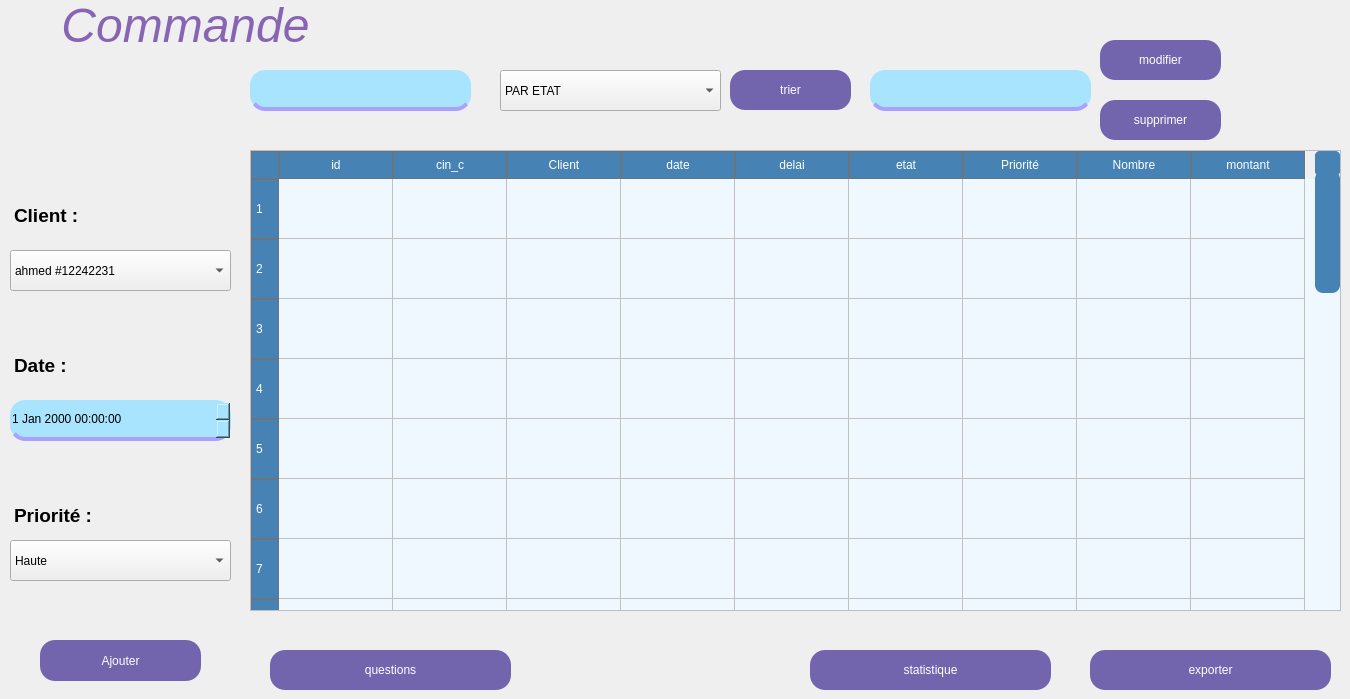
      <widget class="QWidget" name="tab_8">
       <attribute name="title">
        <string>Tab 1</string>
       </attribute>
       <widget class="QComboBox" name="client_com">
        <property name="geometry">
         <rect>
          <x>10</x>
          <y>250</y>
          <width>221</width>
          <height>41</height>
         </rect>
        </property>
        <property name="styleSheet">
         <string notr="true">QComboBox

{
font: 500 10pt &quot;Segoe UI&quot;;
    color:black;
    background-color: rgb(169, 228, 255);
    border:none;
    border-bottom:4px solid rgb(170,160 , 255);
    border-radius:15px;
    padding: 5px;
}

QComboBox:focus
{
    border:4px solid rgb(170,160 , 255);
}



QComboBox QAbstractItemView
{
    background-color: rgb(169, 228, 255);
    color: black;
    selection-background-color: rgb(170,160 , 255);
   selected item */
    selection-color: white; 
    border-radius: 15px; 
    padding: 5px;
}


</string>
        </property>
        <item>
         <property name="text">
          <string>ahmed #12242231</string>
         </property>
        </item>
        <item>
         <property name="text">
          <string>habiba #15553193</string>
         </property>
        </item>
        <item>
         <property name="text">
          <string>anas #13231537</string>
         </property>
        </item>
        <item>
         <property name="text">
          <string/>
         </property>
        </item>
        <item>
         <property name="text">
          <string/>
         </property>
        </item>
       </widget>
       <widget class="QDateTimeEdit" name="date_com">
        <property name="geometry">
         <rect>
          <x>10</x>
          <y>400</y>
          <width>221</width>
          <height>41</height>
         </rect>
        </property>
        <property name="styleSheet">
         <string notr="true">QDateTimeEdit

{
    font: 500 10pt &quot;Segoe UI&quot;;
	color:black;
	background-color: rgb(169, 228, 255);
	border:none;
	border-bottom:4px solid rgb(170,160 , 255) ;
	border-radius:15px;
}

QDateTimeEdit:Focus
{
	border:4px solid rgb(170,160 , 255);
}</string>
        </property>
       </widget>
       <widget class="QComboBox" name="priorite">
        <property name="geometry">
         <rect>
          <x>10</x>
          <y>540</y>
          <width>221</width>
          <height>41</height>
         </rect>
        </property>
        <property name="styleSheet">
         <string notr="true">QComboBox
{
    font: 500 10pt &quot;Segoe UI&quot;;
    color:black;
    background-color: rgb(169, 228, 255);
    border:none;
    border-bottom:4px solid rgb(170,160 , 255);
    border-radius:15px;
    padding: 5px;
}

QComboBox:focus
{
    border:4px solid rgb(170,160 , 255);
}



QComboBox QAbstractItemView
{
    background-color: rgb(169, 228, 255);
    color: black;
    selection-background-color: rgb(170,160 , 255);
   selected item */
    selection-color: white; 
    border-radius: 15px; 
    padding: 5px;
}


</string>
        </property>
        <item>
         <property name="text">
          <string>Haute</string>
         </property>
        </item>
        <item>
         <property name="text">
          <string>Moyenne</string>
         </property>
        </item>
        <item>
         <property name="text">
          <string>Basse</string>
         </property>
        </item>
       </widget>
       <widget class="QPushButton" name="ajouter_com">
        <property name="geometry">
         <rect>
          <x>40</x>
          <y>640</y>
          <width>161</width>
          <height>41</height>
         </rect>
        </property>
        <property name="styleSheet">
         <string notr="true">QPushButton
{
border:none;
color: white;
background-color: rgb(115, 100, 174);
	font: 700 9pt &quot;Segoe UI&quot;;
border-radius:15px;
min-width: 80px; 
    min-height: 30px; 
}

QPushButton:Hover
{
background-color: rgb(75,0,130);
}
QPushButton:pressed
{
border-bottom:5px solid rgb(75,0,130);
}
</string>
        </property>
        <property name="text">
         <string>Ajouter</string>
        </property>
       </widget>
       <widget class="QLineEdit" name="suppmodif_com">
        <property name="geometry">
         <rect>
          <x>870</x>
          <y>70</y>
          <width>221</width>
          <height>41</height>
         </rect>
        </property>
        <property name="styleSheet">
         <string notr="true">QLineEdit
{
	color:black;
	background-color: rgb(169, 228, 255);
	border:none;
	border-bottom:4px solid rgb(170,160 , 255) ;
	border-radius:15px;
}

QLineEdit:Focus
{
	border:4px solid rgb(170,160 , 255);
}</string>
        </property>
       </widget>
       <widget class="QPushButton" name="modifier_com">
        <property name="geometry">
         <rect>
          <x>1100</x>
          <y>40</y>
          <width>121</width>
          <height>40</height>
         </rect>
        </property>
        <property name="styleSheet">
         <string notr="true">QPushButton
{
border:none;
color: white;
background-color: rgb(115, 100, 174);
font: 700 9pt &quot;Segoe UI&quot;;
border-radius:15px;
min-width: 80px; 
min-height: 30px; 
}

QPushButton:Hover
{
background-color: rgb(75,0,130);
}
QPushButton:pressed
{
border-bottom:5px solid rgb(75,0,130);
}


</string>
        </property>
        <property name="text">
         <string>modifier</string>
        </property>
       </widget>
       <widget class="QPushButton" name="supprimer_com">
        <property name="geometry">
         <rect>
          <x>1100</x>
          <y>100</y>
          <width>121</width>
          <height>40</height>
         </rect>
        </property>
        <property name="styleSheet">
         <string notr="true">QPushButton
{
border:none;
color: white;
background-color: rgb(115, 100, 174);
font: 700 9pt &quot;Segoe UI&quot;;
border-radius:15px;
min-width: 80px; 
min-height: 30px; 
}

QPushButton:Hover
{
background-color: rgb(75,0,130);
}
QPushButton:pressed
{
border-bottom:5px solid rgb(75,0,130);
}


</string>
        </property>
        <property name="text">
         <string>supprimer</string>
        </property>
       </widget>
       <widget class="QPushButton" name="exporter_com">
        <property name="geometry">
         <rect>
          <x>1090</x>
          <y>650</y>
          <width>241</width>
          <height>40</height>
         </rect>
        </property>
        <property name="styleSheet">
         <string notr="true">QPushButton
{
border:none;
color: white;
background-color: rgb(115, 100, 174);
font: 700 9pt &quot;Segoe UI&quot;;
border-radius:15px;
min-width: 80px; 
min-height: 30px; 
}

QPushButton:Hover
{
background-color: rgb(75,0,130);
}
QPushButton:pressed
{
border-bottom:5px solid rgb(75,0,130);
}


</string>
        </property>
        <property name="text">
         <string>exporter</string>
        </property>
       </widget>
       <widget class="QTextBrowser" name="client_co">
        <property name="geometry">
         <rect>
          <x>10</x>
          <y>200</y>
          <width>171</width>
          <height>41</height>
         </rect>
        </property>
        <property name="styleSheet">
         <string notr="true">QTextBrowser
{
    background-color: transparent; 
    border: none; 
    color: black; 
}</string>
        </property>
        <property name="html">
         <string>&lt;!DOCTYPE HTML PUBLIC &quot;-//W3C//DTD HTML 4.0//EN&quot; &quot;http://www.w3.org/TR/REC-html40/strict.dtd&quot;&gt;
&lt;html&gt;&lt;head&gt;&lt;meta name=&quot;qrichtext&quot; content=&quot;1&quot; /&gt;&lt;style type=&quot;text/css&quot;&gt;
p, li { white-space: pre-wrap; }
&lt;/style&gt;&lt;/head&gt;&lt;body style=&quot; font-family:'MS Shell Dlg 2'; font-size:8.25pt; font-weight:400; font-style:normal;&quot;&gt;
&lt;p style=&quot; margin-top:0px; margin-bottom:0px; margin-left:0px; margin-right:0px; -qt-block-indent:0; text-indent:0px;&quot;&gt;&lt;span style=&quot; font-family:'Segoe UI'; font-size:14pt; font-weight:696;&quot;&gt;Client :&lt;/span&gt;&lt;/p&gt;&lt;/body&gt;&lt;/html&gt;</string>
        </property>
       </widget>
       <widget class="QTextBrowser" name="date_com_4">
        <property name="geometry">
         <rect>
          <x>10</x>
          <y>350</y>
          <width>91</width>
          <height>41</height>
         </rect>
        </property>
        <property name="styleSheet">
         <string notr="true">QTextBrowser
{
    background-color: transparent; 
    border: none; 
    color: black; 
}</string>
        </property>
        <property name="html">
         <string>&lt;!DOCTYPE HTML PUBLIC &quot;-//W3C//DTD HTML 4.0//EN&quot; &quot;http://www.w3.org/TR/REC-html40/strict.dtd&quot;&gt;
&lt;html&gt;&lt;head&gt;&lt;meta name=&quot;qrichtext&quot; content=&quot;1&quot; /&gt;&lt;style type=&quot;text/css&quot;&gt;
p, li { white-space: pre-wrap; }
&lt;/style&gt;&lt;/head&gt;&lt;body style=&quot; font-family:'MS Shell Dlg 2'; font-size:8.25pt; font-weight:400; font-style:normal;&quot;&gt;
&lt;p style=&quot; margin-top:0px; margin-bottom:0px; margin-left:0px; margin-right:0px; -qt-block-indent:0; text-indent:0px;&quot;&gt;&lt;span style=&quot; font-family:'Segoe UI'; font-size:14pt; font-weight:696;&quot;&gt;Date :&lt;/span&gt;&lt;/p&gt;&lt;/body&gt;&lt;/html&gt;</string>
        </property>
       </widget>
       <widget class="QTextBrowser" name="priorite_4">
        <property name="geometry">
         <rect>
          <x>10</x>
          <y>500</y>
          <width>221</width>
          <height>41</height>
         </rect>
        </property>
        <property name="styleSheet">
         <string notr="true">QTextBrowser
{
    background-color: transparent;
    border: none;
    color: black;
}</string>
        </property>
        <property name="html">
         <string>&lt;!DOCTYPE HTML PUBLIC &quot;-//W3C//DTD HTML 4.0//EN&quot; &quot;http://www.w3.org/TR/REC-html40/strict.dtd&quot;&gt;
&lt;html&gt;&lt;head&gt;&lt;meta name=&quot;qrichtext&quot; content=&quot;1&quot; /&gt;&lt;style type=&quot;text/css&quot;&gt;
p, li { white-space: pre-wrap; }
&lt;/style&gt;&lt;/head&gt;&lt;body style=&quot; font-family:'MS Shell Dlg 2'; font-size:8.25pt; font-weight:400; font-style:normal;&quot;&gt;
&lt;p style=&quot; margin-top:0px; margin-bottom:0px; margin-left:0px; margin-right:0px; -qt-block-indent:0; text-indent:0px;&quot;&gt;&lt;span style=&quot; font-family:'Segoe UI'; font-size:14pt; font-weight:696;&quot;&gt;Priorité :&lt;/span&gt;&lt;/p&gt;&lt;/body&gt;&lt;/html&gt;</string>
        </property>
       </widget>
       <widget class="QTableWidget" name="table_com">
        <property name="geometry">
         <rect>
          <x>250</x>
          <y>150</y>
          <width>1091</width>
          <height>461</height>
         </rect>
        </property>
        <property name="styleSheet">
         <string notr="true">QTableWidget {
    background-color: #f0f8ff; /* Background color for the table */
    alternate-background-color: #e6f2ff; /* Color for alternating rows */
    gridline-color: #c1c1c1; /* Grid line color */
    selection-background-color: #add8e6; /* Background color when a cell is selected */
    selection-color: #000000; /* Text color when a cell is selected */
    font: bold 12px &quot;Arial&quot;; /* Font settings for the table cells */
}

QHeaderView::section {
    background-color: #4682b4; /* Header background color */
    color: white; /* Header text color */
    font: bold 13px &quot;Arial&quot;; /* Font settings for the header */
    border: 1px solid #6c757d; /* Border for the header */
    padding: 4px; /* Padding in header */
}

QTableWidget QTableCornerButton::section {
    background-color: #4682b4; /* Corner button background */
    border: 1px solid #6c757d; /* Corner button border */
}
QScrollBar:vertical {
    border: none; /* No border around the scrollbar */
    background-color: #F0F8FF; /* Background of the scrollbar */
    width: 15px; /* Width of the scrollbar */
    margin: 15px 0 15px 0; /* Margin at the top and bottom */
}
QScrollBar:vertical {
    border: none;
    background-color: #F0F8FF; /* Background of the scrollbar */
    width: 25px; /* Increased width for the vertical scrollbar */
    margin: 20px 0 20px 0; /* Margin at the top and bottom */
}

QScrollBar::handle:vertical {
    background-color: #4682B4; /* Color of the scrollbar handle */
    min-height: 40px; /* Increased minimum height of the handle */
    border-radius: 8px; /* Rounded scrollbar handle */
}

QScrollBar::add-line:vertical, QScrollBar::sub-line:vertical {
    background-color: #4682B4; /* Color of the scroll buttons */
    height: 25px; /* Increased size of the scroll buttons */
    subcontrol-origin: margin;
    subcontrol-position: top;
    border-radius: 5px; /* Rounded scroll buttons */
}

QScrollBar::add-line:vertical:hover, QScrollBar::sub-line:vertical:hover {
    background-color: #5A9BD6; /* Hover effect for the scroll buttons */
}

QScrollBar::add-line:vertical:pressed, QScrollBar::sub-line:vertical:pressed {
    background-color: #2F6690; /* Pressed effect for the scroll buttons */
}

QScrollBar::up-arrow:vertical, QScrollBar::down-arrow:vertical {
    border: none;
    width: 10px; /* Larger arrow size */
    height: 10px;
    background: none;
}

QScrollBar::add-page:vertical, QScrollBar::sub-page:vertical {
    background: none;
}

QScrollBar:horizontal {
    border: none;
    background-color: #F0F8FF; /* Background of the scrollbar */
    height: 25px; /* Increased height for the horizontal scrollbar */
    margin: 0 20px 0 20px; /* Margin on the left and right */
}

QScrollBar::handle:horizontal {
    background-color: #4682B4; /* Color of the scrollbar handle */
    min-width: 40px; /* Increased minimum width of the handle */
    border-radius: 8px; /* Rounded scrollbar handle */
}

QScrollBar::add-line:horizontal, QScrollBar::sub-line:horizontal {
    background-color: #4682B4; /* Color of the scroll buttons */
    width: 25px; /* Increased size of the scroll buttons */
    subcontrol-origin: margin;
    subcontrol-position: left;
    border-radius: 5px;
}

QScrollBar::add-line:horizontal:hover, QScrollBar::sub-line:horizontal:hover {
    background-color: #5A9BD6; /* Hover effect for the scroll buttons */
}

QScrollBar::add-line:horizontal:pressed, QScrollBar::sub-line:horizontal:pressed {
    background-color: #2F6690; /* Pressed effect for the scroll buttons */
}

QScrollBar::left-arrow:horizontal, QScrollBar::right-arrow:horizontal {
    border: none;
    width: 10px; /* Larger arrow size */
    height: 10px;
    background: none;
}

QScrollBar::add-page:horizontal, QScrollBar::sub-page:horizontal {
    background: none;
}
QScrollBar:vertical {
    border: none;
    background-color: #F0F8FF; /* Background of the scrollbar */
    width: 25px; /* Increased width for the vertical scrollbar */
    margin: 20px 0 20px 0; /* Margin at the top and bottom */
}

QScrollBar::handle:vertical {
    background-color: #4682B4; /* Color of the scrollbar handle */
    min-height: 40px; /* Increased minimum height of the handle */
    border-radius: 8px; /* Rounded scrollbar handle */
}

QScrollBar::add-line:vertical, QScrollBar::sub-line:vertical {
    background-color: #4682B4; /* Color of the scroll buttons */
    height: 25px; /* Increased size of the scroll buttons */
    subcontrol-origin: margin;
    subcontrol-position: top;
    border-radius: 5px; /* Rounded scroll buttons */
}

QScrollBar::add-line:vertical:hover, QScrollBar::sub-line:vertical:hover {
    background-color: #5A9BD6; /* Hover effect for the scroll buttons */
}

QScrollBar::add-line:vertical:pressed, QScrollBar::sub-line:vertical:pressed {
    background-color: #2F6690; /* Pressed effect for the scroll buttons */
}

QScrollBar::up-arrow:vertical, QScrollBar::down-arrow:vertical {
    border: none;
    width: 10px; /* Larger arrow size */
    height: 10px;
    background: none;
}

QScrollBar::add-page:vertical, QScrollBar::sub-page:vertical {
    background: none;
}

QScrollBar:horizontal {
    border: none;
    background-color: #F0F8FF; /* Background of the scrollbar */
    height: 25px; /* Increased height for the horizontal scrollbar */
    margin: 0 20px 0 20px; /* Margin on the left and right */
}

QScrollBar::handle:horizontal {
    background-color: #4682B4; /* Color of the scrollbar handle */
    min-width: 40px; /* Increased minimum width of the handle */
    border-radius: 8px; /* Rounded scrollbar handle */
}

QScrollBar::add-line:horizontal, QScrollBar::sub-line:horizontal {
    background-color: #4682B4; /* Color of the scroll buttons */
    width: 25px; /* Increased size of the scroll buttons */
    subcontrol-origin: margin;
    subcontrol-position: left;
    border-radius: 5px;
}

QScrollBar::add-line:horizontal:hover, QScrollBar::sub-line:horizontal:hover {
    background-color: #5A9BD6; /* Hover effect for the scroll buttons */
}

QScrollBar::add-line:horizontal:pressed, QScrollBar::sub-line:horizontal:pressed {
    background-color: #2F6690; /* Pressed effect for the scroll buttons */
}

QScrollBar::left-arrow:horizontal, QScrollBar::right-arrow:horizontal {
    border: none;
    width: 10px; /* Larger arrow size */
    height: 10px;
    background: none;
}

QScrollBar::add-page:horizontal, QScrollBar::sub-page:horizontal {
    background: none;
}



</string>
        </property>
        <property name="rowCount">
         <number>24</number>
        </property>
        <property name="columnCount">
         <number>9</number>
        </property>
        <attribute name="horizontalHeaderDefaultSectionSize">
         <number>114</number>
        </attribute>
        <attribute name="verticalHeaderDefaultSectionSize">
         <number>60</number>
        </attribute>
        <row/>
        <row/>
        <row/>
        <row/>
        <row/>
        <row/>
        <row/>
        <row/>
        <row/>
        <row/>
        <row/>
        <row/>
        <row/>
        <row/>
        <row/>
        <row/>
        <row/>
        <row/>
        <row/>
        <row/>
        <row/>
        <row/>
        <row/>
        <row/>
        <column>
         <property name="text">
          <string>id</string>
         </property>
        </column>
        <column>
         <property name="text">
          <string>cin_c</string>
         </property>
        </column>
        <column>
         <property name="text">
          <string>Client</string>
         </property>
        </column>
        <column>
         <property name="text">
          <string>date</string>
         </property>
        </column>
        <column>
         <property name="text">
          <string>delai</string>
         </property>
        </column>
        <column>
         <property name="text">
          <string>etat</string>
         </property>
        </column>
        <column>
         <property name="text">
          <string>Priorité</string>
         </property>
        </column>
        <column>
         <property name="text">
          <string>Nombre</string>
         </property>
        </column>
        <column>
         <property name="text">
          <string>montant</string>
         </property>
        </column>
       </widget>
       <widget class="QLabel" name="suppmodifmsg">
        <property name="geometry">
         <rect>
          <x>860</x>
          <y>110</y>
          <width>231</width>
          <height>41</height>
         </rect>
        </property>
        <property name="text">
         <string/>
        </property>
       </widget>
       <widget class="QPushButton" name="tri_com">
        <property name="geometry">
         <rect>
          <x>730</x>
          <y>70</y>
          <width>121</width>
          <height>40</height>
         </rect>
        </property>
        <property name="styleSheet">
         <string notr="true">QPushButton
{
border:none;
color: white;
background-color: rgb(115, 100, 174);
font: 700 9pt &quot;Segoe UI&quot;;
border-radius:15px;
min-width: 80px; 
min-height: 30px; 
}

QPushButton:Hover
{
background-color: rgb(75,0,130);
}
QPushButton:pressed
{
border-bottom:5px solid rgb(75,0,130);
}


</string>
        </property>
        <property name="text">
         <string>trier</string>
        </property>
       </widget>
       <widget class="QComboBox" name="par_com">
        <property name="geometry">
         <rect>
          <x>500</x>
          <y>70</y>
          <width>221</width>
          <height>41</height>
         </rect>
        </property>
        <property name="styleSheet">
         <string notr="true">QComboBox
{
    font: 500 10pt &quot;Segoe UI&quot;;
    color:black;
    background-color: rgb(169, 228, 255);
    border:none;
    border-bottom:4px solid rgb(170,160 , 255);
    border-radius:15px;
    padding: 5px;
}

QComboBox:focus
{
    border:4px solid rgb(170,160 , 255);
}



QComboBox QAbstractItemView
{
    background-color: rgb(169, 228, 255);
    color: black;
    selection-background-color: rgb(170,160 , 255);
   selected item */
    selection-color: white; 
    border-radius: 15px; 
    padding: 5px;
}


</string>
        </property>
        <item>
         <property name="text">
          <string>PAR ETAT</string>
         </property>
        </item>
        <item>
         <property name="text">
          <string>PAR MONTANT</string>
         </property>
        </item>
        <item>
         <property name="text">
          <string>PAR DATE</string>
         </property>
        </item>
       </widget>
       <widget class="QLineEdit" name="search_com">
        <property name="geometry">
         <rect>
          <x>250</x>
          <y>70</y>
          <width>221</width>
          <height>41</height>
         </rect>
        </property>
        <property name="styleSheet">
         <string notr="true">QLineEdit
{
	color:black;
	background-color: rgb(169, 228, 255);
	border:none;
	border-bottom:4px solid rgb(170,160 , 255) ;
	border-radius:15px;
}

QLineEdit:Focus
{
	border:4px solid rgb(170,160 , 255);
}</string>
        </property>
       </widget>
       <widget class="QPushButton" name="stat_com">
        <property name="geometry">
         <rect>
          <x>810</x>
          <y>650</y>
          <width>241</width>
          <height>40</height>
         </rect>
        </property>
        <property name="styleSheet">
         <string notr="true">QPushButton
{
border:none;
color: white;
background-color: rgb(115, 100, 174);
font: 700 9pt &quot;Segoe UI&quot;;
border-radius:15px;
min-width: 80px; 
min-height: 30px; 
}

QPushButton:Hover
{
background-color: rgb(75,0,130);
}
QPushButton:pressed
{
border-bottom:5px solid rgb(75,0,130);
}


</string>
        </property>
        <property name="text">
         <string>statistique</string>
        </property>
       </widget>
       <widget class="QPushButton" name="quest">
        <property name="geometry">
         <rect>
          <x>270</x>
          <y>650</y>
          <width>241</width>
          <height>40</height>
         </rect>
        </property>
        <property name="styleSheet">
         <string notr="true">QPushButton
{
border:none;
color: white;
background-color: rgb(115, 100, 174);
font: 700 9pt &quot;Segoe UI&quot;;
border-radius:15px;
min-width: 80px; 
min-height: 30px; 
}

QPushButton:Hover
{
background-color: rgb(75,0,130);
}
QPushButton:pressed
{
border-bottom:5px solid rgb(75,0,130);
}


</string>
        </property>
        <property name="text">
         <string>questions</string>
        </property>
       </widget>
       <widget class="QLabel" name="medicaments_2">
        <property name="geometry">
         <rect>
          <x>-150</x>
          <y>-10</y>
          <width>671</width>
          <height>71</height>
         </rect>
        </property>
        <property name="styleSheet">
         <string notr="true">background-color: transparent;
color: rgb(136, 100, 181);
font: 900 9pt &quot;Segoe UI Black&quot;;</string>
        </property>
        <property name="text">
         <string>&lt;html&gt;&lt;head/&gt;&lt;body&gt;&lt;p align=&quot;center&quot;&gt;&lt;span style=&quot; font-size:36pt; font-style:italic;&quot;&gt;Commande&lt;/span&gt;&lt;/p&gt;&lt;/body&gt;&lt;/html&gt;</string>
        </property>
       </widget>
      </widget>
